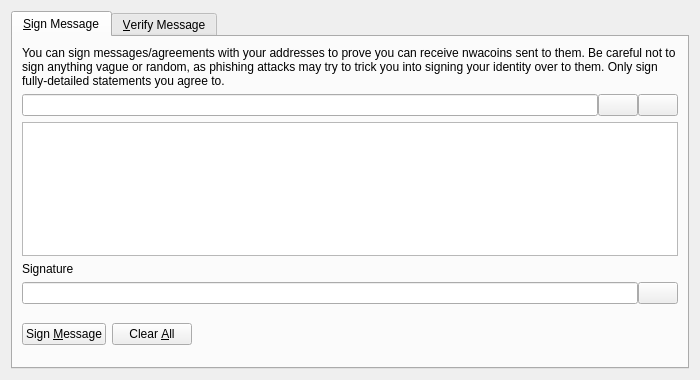
<?xml version="1.0" encoding="UTF-8"?>
<ui version="4.0">
 <class>SignVerifyMessageDialog</class>
 <widget class="QDialog" name="SignVerifyMessageDialog">
  <property name="geometry">
   <rect>
    <x>0</x>
    <y>0</y>
    <width>700</width>
    <height>380</height>
   </rect>
  </property>
  <property name="windowTitle">
   <string>Signatures - Sign / Verify a Message</string>
  </property>
  <property name="modal">
   <bool>true</bool>
  </property>
  <layout class="QVBoxLayout" name="verticalLayout">
   <item>
    <widget class="QTabWidget" name="tabWidget">
     <property name="currentIndex">
      <number>0</number>
     </property>
     <widget class="QWidget" name="tabSignMessage">
      <attribute name="title">
       <string>&amp;Sign Message</string>
      </attribute>
      <layout class="QVBoxLayout" name="verticalLayout_SM">
       <item>
        <widget class="QLabel" name="infoLabel_SM">
         <property name="text">
          <string>You can sign messages/agreements with your addresses to prove you can receive nwacoins sent to them. Be careful not to sign anything vague or random, as phishing attacks may try to trick you into signing your identity over to them. Only sign fully-detailed statements you agree to.</string>
         </property>
         <property name="textFormat">
          <enum>Qt::PlainText</enum>
         </property>
         <property name="wordWrap">
          <bool>true</bool>
         </property>
        </widget>
       </item>
       <item>
        <layout class="QHBoxLayout" name="horizontalLayout_1_SM">
         <property name="spacing">
          <number>0</number>
         </property>
         <item>
          <widget class="QValidatedLineEdit" name="addressIn_SM">
           <property name="toolTip">
            <string>The NWACoin address to sign the message with</string>
           </property>
          </widget>
         </item>
         <item>
          <widget class="QPushButton" name="addressBookButton_SM">
           <property name="toolTip">
            <string>Choose previously used address</string>
           </property>
           <property name="text">
            <string/>
           </property>
           <property name="icon">
            <iconset resource="../bitcoin.qrc">
             <normaloff>:/icons/address-book</normaloff>:/icons/address-book</iconset>
           </property>
           <property name="shortcut">
            <string>Alt+A</string>
           </property>
           <property name="autoDefault">
            <bool>false</bool>
           </property>
          </widget>
         </item>
         <item>
          <widget class="QPushButton" name="pasteButton_SM">
           <property name="toolTip">
            <string>Paste address from clipboard</string>
           </property>
           <property name="text">
            <string/>
           </property>
           <property name="icon">
            <iconset resource="../bitcoin.qrc">
             <normaloff>:/icons/editpaste</normaloff>:/icons/editpaste</iconset>
           </property>
           <property name="shortcut">
            <string>Alt+P</string>
           </property>
           <property name="autoDefault">
            <bool>false</bool>
           </property>
          </widget>
         </item>
        </layout>
       </item>
       <item>
        <widget class="QPlainTextEdit" name="messageIn_SM">
         <property name="toolTip">
          <string>Enter the message you want to sign here</string>
         </property>
        </widget>
       </item>
       <item>
        <widget class="QLabel" name="signatureLabel_SM">
         <property name="text">
          <string>Signature</string>
         </property>
         <property name="textFormat">
          <enum>Qt::PlainText</enum>
         </property>
        </widget>
       </item>
       <item>
        <layout class="QHBoxLayout" name="horizontalLayout_2_SM">
         <property name="spacing">
          <number>0</number>
         </property>
         <item>
          <widget class="QLineEdit" name="signatureOut_SM">
           <property name="font">
            <font>
             <italic>true</italic>
            </font>
           </property>
           <property name="readOnly">
            <bool>true</bool>
           </property>
          </widget>
         </item>
         <item>
          <widget class="QPushButton" name="copySignatureButton_SM">
           <property name="toolTip">
            <string>Copy the current signature to the system clipboard</string>
           </property>
           <property name="text">
            <string/>
           </property>
           <property name="icon">
            <iconset resource="../bitcoin.qrc">
             <normaloff>:/icons/editcopy</normaloff>:/icons/editcopy</iconset>
           </property>
           <property name="autoDefault">
            <bool>false</bool>
           </property>
          </widget>
         </item>
        </layout>
       </item>
       <item>
        <layout class="QHBoxLayout" name="horizontalLayout_3_SM">
         <item>
          <widget class="QPushButton" name="signMessageButton_SM">
           <property name="toolTip">
            <string>Sign the message to prove you own this NWACoin address</string>
           </property>
           <property name="text">
            <string>Sign &amp;Message</string>
           </property>
           <property name="icon">
            <iconset resource="../bitcoin.qrc">
             <normaloff>:/icons/edit</normaloff>:/icons/edit</iconset>
           </property>
           <property name="autoDefault">
            <bool>false</bool>
           </property>
          </widget>
         </item>
         <item>
          <widget class="QPushButton" name="clearButton_SM">
           <property name="toolTip">
            <string>Reset all sign message fields</string>
           </property>
           <property name="text">
            <string>Clear &amp;All</string>
           </property>
           <property name="icon">
            <iconset resource="../bitcoin.qrc">
             <normaloff>:/icons/remove</normaloff>:/icons/remove</iconset>
           </property>
           <property name="autoDefault">
            <bool>false</bool>
           </property>
          </widget>
         </item>
         <item>
          <spacer name="horizontalSpacer_1_SM">
           <property name="orientation">
            <enum>Qt::Horizontal</enum>
           </property>
           <property name="sizeHint" stdset="0">
            <size>
             <width>40</width>
             <height>48</height>
            </size>
           </property>
          </spacer>
         </item>
         <item>
          <widget class="QLabel" name="statusLabel_SM">
           <property name="font">
            <font>
             <weight>75</weight>
             <bold>true</bold>
            </font>
           </property>
           <property name="text">
            <string/>
           </property>
           <property name="wordWrap">
            <bool>true</bool>
           </property>
          </widget>
         </item>
         <item>
          <spacer name="horizontalSpacer_2_SM">
           <property name="orientation">
            <enum>Qt::Horizontal</enum>
           </property>
           <property name="sizeHint" stdset="0">
            <size>
             <width>40</width>
             <height>48</height>
            </size>
           </property>
          </spacer>
         </item>
        </layout>
       </item>
      </layout>
     </widget>
     <widget class="QWidget" name="tabVerifyMessage">
      <attribute name="title">
       <string>&amp;Verify Message</string>
      </attribute>
      <layout class="QVBoxLayout" name="verticalLayout_VM">
       <item>
        <widget class="QLabel" name="infoLabel_VM">
         <property name="text">
          <string>Enter the receiver's address, message (ensure you copy line breaks, spaces, tabs, etc. exactly) and signature below to verify the message. Be careful not to read more into the signature than what is in the signed message itself, to avoid being tricked by a man-in-the-middle attack. Note that this only proves the signing party receives with the address, it cannot prove sendership of any transaction!</string>
         </property>
         <property name="textFormat">
          <enum>Qt::PlainText</enum>
         </property>
         <property name="alignment">
          <set>Qt::AlignLeading|Qt::AlignLeft|Qt::AlignTop</set>
         </property>
         <property name="wordWrap">
          <bool>true</bool>
         </property>
        </widget>
       </item>
       <item>
        <layout class="QHBoxLayout" name="horizontalLayout_1_VM">
         <property name="spacing">
          <number>0</number>
         </property>
         <item>
          <widget class="QValidatedLineEdit" name="addressIn_VM">
           <property name="toolTip">
            <string>The NWACoin address the message was signed with</string>
           </property>
          </widget>
         </item>
         <item>
          <widget class="QPushButton" name="addressBookButton_VM">
           <property name="toolTip">
            <string>Choose previously used address</string>
           </property>
           <property name="text">
            <string/>
           </property>
           <property name="icon">
            <iconset resource="../bitcoin.qrc">
             <normaloff>:/icons/address-book</normaloff>:/icons/address-book</iconset>
           </property>
           <property name="shortcut">
            <string>Alt+A</string>
           </property>
           <property name="autoDefault">
            <bool>false</bool>
           </property>
          </widget>
         </item>
        </layout>
       </item>
       <item>
        <widget class="QPlainTextEdit" name="messageIn_VM"/>
       </item>
       <item>
        <widget class="QValidatedLineEdit" name="signatureIn_VM"/>
       </item>
       <item>
        <layout class="QHBoxLayout" name="horizontalLayout_2_VM">
         <item>
          <widget class="QPushButton" name="verifyMessageButton_VM">
           <property name="toolTip">
            <string>Verify the message to ensure it was signed with the specified NWACoin address</string>
           </property>
           <property name="text">
            <string>Verify &amp;Message</string>
           </property>
           <property name="icon">
            <iconset resource="../bitcoin.qrc">
             <normaloff>:/icons/transaction_0</normaloff>:/icons/transaction_0</iconset>
           </property>
           <property name="autoDefault">
            <bool>false</bool>
           </property>
          </widget>
         </item>
         <item>
          <widget class="QPushButton" name="clearButton_VM">
           <property name="toolTip">
            <string>Reset all verify message fields</string>
           </property>
           <property name="text">
            <string>Clear &amp;All</string>
           </property>
           <property name="icon">
            <iconset resource="../bitcoin.qrc">
             <normaloff>:/icons/remove</normaloff>:/icons/remove</iconset>
           </property>
           <property name="autoDefault">
            <bool>false</bool>
           </property>
          </widget>
         </item>
         <item>
          <spacer name="horizontalSpacer_1_VM">
           <property name="orientation">
            <enum>Qt::Horizontal</enum>
           </property>
           <property name="sizeHint" stdset="0">
            <size>
             <width>40</width>
             <height>48</height>
            </size>
           </property>
          </spacer>
         </item>
         <item>
          <widget class="QLabel" name="statusLabel_VM">
           <property name="font">
            <font>
             <weight>75</weight>
             <bold>true</bold>
            </font>
           </property>
           <property name="text">
            <string/>
           </property>
           <property name="wordWrap">
            <bool>true</bool>
           </property>
          </widget>
         </item>
         <item>
          <spacer name="horizontalSpacer_2_VM">
           <property name="orientation">
            <enum>Qt::Horizontal</enum>
           </property>
           <property name="sizeHint" stdset="0">
            <size>
             <width>40</width>
             <height>48</height>
            </size>
           </property>
          </spacer>
         </item>
        </layout>
       </item>
      </layout>
     </widget>
    </widget>
   </item>
  </layout>
 </widget>
 <customwidgets>
  <customwidget>
   <class>QValidatedLineEdit</class>
   <extends>QLineEdit</extends>
   <header>qt/qvalidatedlineedit.h</header>
  </customwidget>
 </customwidgets>
 <resources>
  <include location="../bitcoin.qrc"/>
 </resources>
 <connections/>
</ui>
